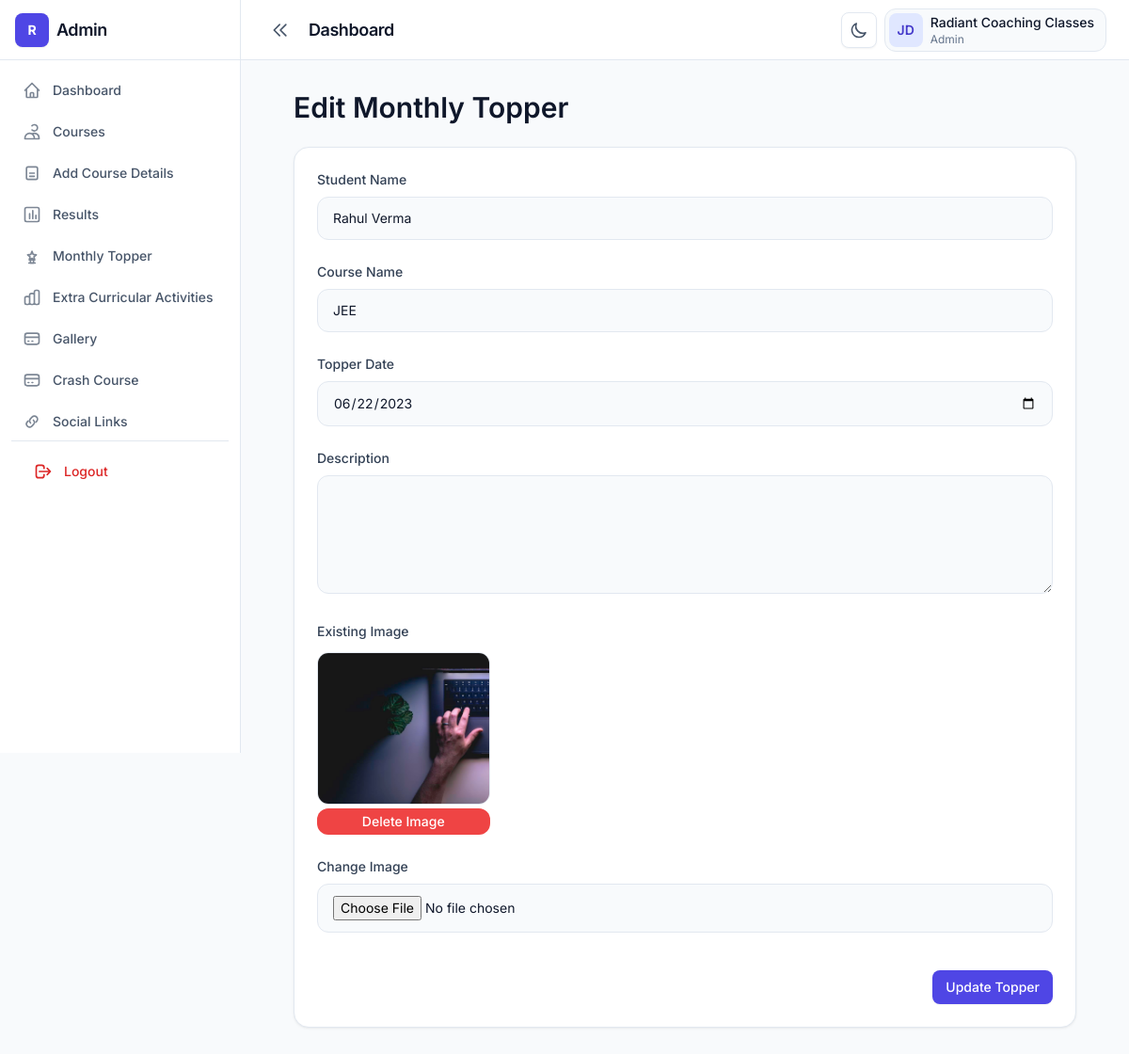
/edit-topper.php?id=3 (signed in), run on the app's committed database.
### tables this page shows
CREATE TABLE IF NOT EXISTS `monthly_toppers` (
  `id` int NOT NULL AUTO_INCREMENT,
  `student_name` varchar(255) NOT NULL,
  `course_name` varchar(255) NOT NULL,
  `description` text,
  `created_at` date DEFAULT NULL,
  `updated_at` date DEFAULT NULL,
  `image` varchar(255) DEFAULT NULL,
  `topper_date` date DEFAULT NULL,
  PRIMARY KEY (`id`)
);

### src/edit-topper.php (the view, shortened to what this page needs)
<?php
include('../conn.php');
$id = $_GET['id'];
$stmt = $conn->prepare("
    SELECT *
    FROM monthly_toppers
    WHERE id = :id
");
$stmt->execute([
    ':id' => $id
]);
$topper = $stmt->fetch(PDO::FETCH_ASSOC);
?>
<!DOCTYPE html>
<html lang="en" class="h-full">
<head>
    <link rel="stylesheet"
        href="../dist/css/output.css" />
</head>
<body class="h-full bg-slate-50 text-slate-900 dark:bg-slate-950 dark:text-slate-100">
    <div class="flex min-h-full">
        <?php include('sidebar.php'); ?>
        <div class="flex min-h-screen flex-1 flex-col lg:min-h-0">
            <?php include('header.php'); ?>
            <main class="flex-1 overflow-auto p-4 lg:p-8">
                <div class="container max-w-4xl">
                    <div class="mb-6">
                        <h2 class="text-display-sm text-slate-900 dark:text-white">
                            Edit Monthly Topper
                        </h2>
                    </div>
                    <form method="POST"
                        enctype="multipart/form-data">
                        <div class="rounded-2xl border border-slate-200 bg-white shadow-card dark:border-slate-800 dark:bg-slate-900">
                            <div class="space-y-6 p-6">
                                <div>
                                    <label class="mb-2 block text-sm font-medium text-slate-700 dark:text-slate-300">
                                        Student Name
                                    </label>
                                    <input
                                        type="text"
                                        name="student_name"
                                        required
                                        value="<?php echo $topper['student_name']; ?>"
                                        class="w-full rounded-xl border border-slate-200 bg-slate-50 px-4 py-3 text-sm outline-none ring-brand-500/30 focus:border-brand-300 focus:bg-white focus:ring-4 dark:border-slate-700 dark:bg-slate-950 dark:focus:bg-slate-950" />
                                </div>
                                <div>
                                    <label class="mb-2 block text-sm font-medium text-slate-700 dark:text-slate-300">
                                        Course Name
                                    </label>
                                    <input
                                        type="text"
                                        name="course_name"
                                        required
                                        value="<?php echo $topper['course_name']; ?>"
                                        class="w-full rounded-xl border border-slate-200 bg-slate-50 px-4 py-3 text-sm outline-none ring-brand-500/30 focus:border-brand-300 focus:bg-white focus:ring-4 dark:border-slate-700 dark:bg-slate-950 dark:focus:bg-slate-950" />
                                </div>
                                <div>
                                    <label class="mb-2 block text-sm font-medium text-slate-700 dark:text-slate-300">
                                        Topper Date
                                    </label>
                                    <input
                                        type="date"
                                        name="topper_date"
                                        required
                                        value="<?php echo $topper['topper_date']; ?>"
                                        class="w-full rounded-xl border border-slate-200 bg-slate-50 px-4 py-3 text-sm outline-none ring-brand-500/30 focus:border-brand-300 focus:bg-white focus:ring-4 dark:border-slate-700 dark:bg-slate-950 dark:focus:bg-slate-950" />
                                </div>
                                <div>
                                    <label class="mb-2 block text-sm font-medium text-slate-700 dark:text-slate-300">
                                        Description
                                    </label>
                                    <textarea
                                        name="description"
                                        rows="5"
                                        class="w-full rounded-xl border border-slate-200 bg-slate-50 px-4 py-3 text-sm outline-none ring-brand-500/30 focus:border-brand-300 focus:bg-white focus:ring-4 dark:border-slate-700 dark:bg-slate-950 dark:focus:bg-slate-950"><?php echo $topper['description']; ?></textarea>
                                </div>
                                <div>
                                    <label class="mb-3 block text-sm font-medium text-slate-700 dark:text-slate-300">
                                        Existing Image
                                    </label>
                                    <?php if ($topper['image']) { ?>
                                        <div class="grid grid-cols-2 gap-4 md:grid-cols-4">
                                            <div class="space-y-2">
                                                <div class="overflow-hidden rounded-xl border border-slate-200 dark:border-slate-700">
                                                    <img
                                                        src="uploads/monthly-toppers/<?php echo $topper['image']; ?>"
                                                        class="h-40 w-full object-cover" />
                                                </div>
                                                <a
                                                    href="delete-image.php?id=<?php echo $topper['id']; ?>&table=monthly_toppers&folder=uploads/monthly-toppers&redirect=edit-topper.php&foreign_key=id"
                                                    onclick="return confirm('Delete this image?')"
                                                    class="flex w-full mt-1 items-center justify-center rounded-xl bg-red-500 px-2 py-1 text-sm font-medium text-white transition hover:bg-red-600">
                                                    Delete Image
                                                </a>
                                            </div>
                                        </div>
                                    <?php } ?>
                                </div>
                                <div>
                                    <label class="mb-2 block text-sm font-medium text-slate-700 dark:text-slate-300">
                                        Change Image
                                    </label>
                                    <input
                                        type="file"
                                        name="image"
                                        class="block w-full rounded-xl border border-slate-200 bg-slate-50 px-4 py-3 text-sm dark:border-slate-700 dark:bg-slate-950" />
                                </div>
                                <div class="flex justify-end pt-4">
                                    <button
                                        type="submit"
                                        name="update_topper"
                                        class="btn btn-primary">
                                        Update Topper
                                    </button>
                                </div>
                            </div>
                        </div>
                    </form>
                </div>
            </main>
        </div>
    </div>
</body>
</html>

### data on the page
monthly_toppers: student_name "Rahul Verma", course_name "JEE", topper_date "06/22/2023", image (picture)
